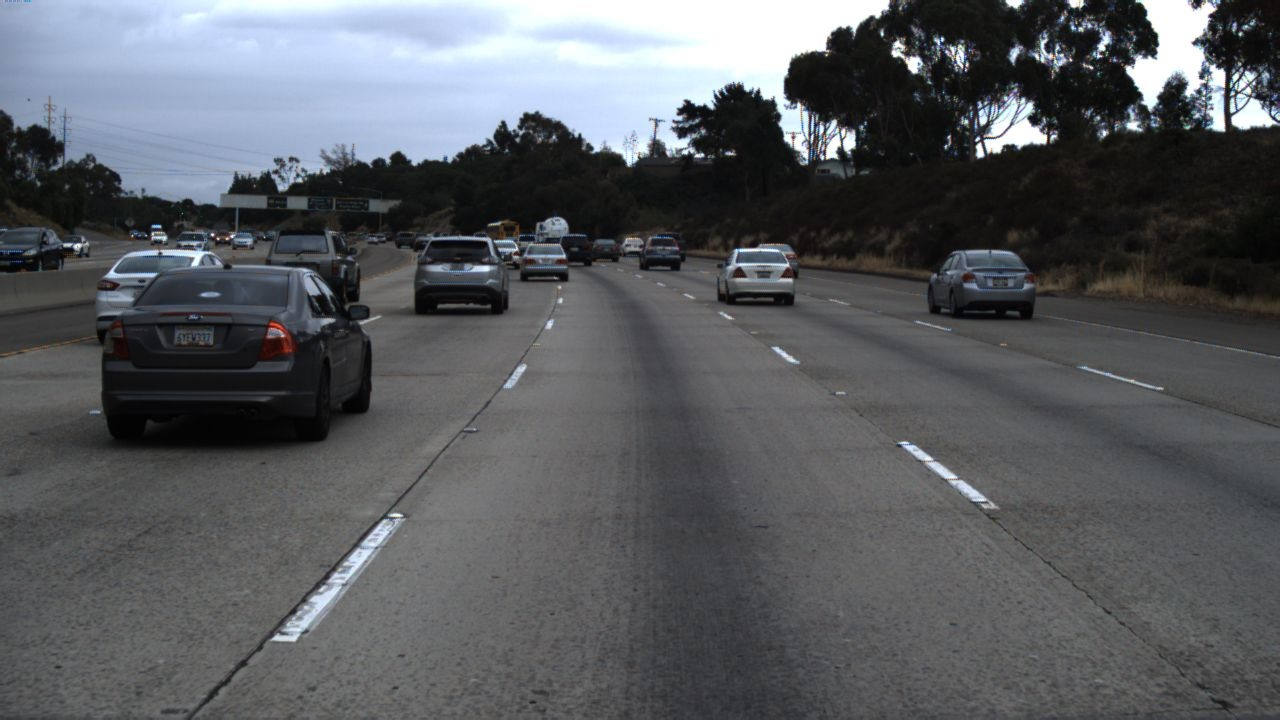
#> input picture 5left.jpg, 1280 x 720 px, found by its file name
$ python line_detection_profit2.py   (older library calls are emulated)
#> lines starting #> are read from the running program, lines starting #| are printed output that depends on the picture; after the words box and inside, x2 and y2 are one past the last pixel; in counts of white or black regions, pixels touching at a corner belong together
import numpy as np
import cv2 as cv


import dataset
from shapesimilarity import shape_similarity
import difflib

# 进行透视变换
# [6 lines left out: function warpImage, not called in this run]


# 灰度图转换
def grayscale(image):
    return cv.cvtColor(image, cv.COLOR_RGB2GRAY)

# Canny边缘检测 双阈值
def canny(image, low_threshold, high_threshold):
    return cv.Canny(image, low_threshold, high_threshold)

# 高斯滤波
def gaussian_blur(image, kernel_size):
    return cv.GaussianBlur(image, (kernel_size, kernel_size), 0)

# 生成感兴趣区域即Mask掩模
def region_of_interest(image, vertices):

    mask = np.zeros_like(image)  # 生成图像大小一致的zeros矩

    # 填充顶点vertices中间区域
    if len(image.shape) > 2:
        channel_count = image.shape[2]
        ignore_mask_color = (255,) * channel_count
    else:
        ignore_mask_color = 255

    # 填充函数
    cv.fillPoly(mask, vertices, ignore_mask_color)
    masked_image = cv.bitwise_and(image, mask)#与运算 在感兴趣区域mask保留image图片的信息
    # cv.imshow("mask", mask)
    return masked_image

# 霍夫变换检测直线
def hough_lines(img, rho, theta, threshold, min_line_len, max_line_gap):

    # rho：线段以像素为单位的距离精度
    # theta : 像素以弧度为单位的角度精度(np.pi/180较为合适)
    # threshold : 霍夫平面累加的阈值
    # minLineLength : 线段最小长度(像素级)
    # maxLineGap : 最大允许断裂长度
    lines = cv.HoughLinesP(img, rho, theta, threshold, np.array([]), minLineLength=min_line_len, maxLineGap=max_line_gap)
    return lines

# 画霍夫变换直线
# [77 lines left out: functions draw_houghline, draw_lines, not called in this run]

# hough变换后的车道线拟合（曲线）

# def fit_poly(img, lines, h_samples, lanes, midx = 640 , slope_min = 0, slope_max = 12):
#     # slope_min = 0  # 斜率低阈值 .35
#     # slope_max = 30  # 斜率高阈值 .85
#     # middle_x =  # 图像中线x坐标
#     # max_y = image.shape[0]  # 最大y坐标
#
#     leftx = []
#     lefty = []
#     rightx = []
#     righty = []
#
#     for line in lines:
#         for x1, y1, x2, y2 in line:
#             fit = np.polyfit((x1, x2), (y1, y2), 1)    # 拟合成直线 一阶
#             slope = fit[0]  # 斜率
#
#             if slope_min < np.absolute(slope) <= slope_max:
#
#                 # 将斜率大于0且线段X坐标在图像中线右边的点存为右边车道线
#                 if slope > 0 and x1 > midx and x2 > midx:
#                     righty.append(y1)
#                     righty.append(y2)
#                     rightx.append(x1)
#                     rightx.append(x2)
#                 # 将斜率小于0且线段X坐标在图像中线左边的点存为左边车道线
#                 elif slope < 0 and x1 < midx and x2 < midx:
#                     lefty.append(y1)
#                     lefty.append(y2)
#                     leftx.append(x1)
#                     leftx.append(x2)
#
#     # 用np.polyfit()拟合一个二阶多项式
#     # left_fit = np.polyfit(lefty, leftx, 2)
#     # right_fit = np.polyfit(righty, rightx, 2)
#     left_fit = np.polyfit(lefty, leftx, 3)
#     right_fit = np.polyfit(righty, rightx, 3)
#
#     # 为绘图生成x和y值
#     ploty = np.linspace(int(4 * img.shape[0] / 10), img.shape[0] - 1, int(img.shape[0] / 10))
#     ploty = (ploty).astype(np.int)
#     # 使用ploty, left_fit和right_fit计算两个多项式
#     # left_fitx = left_fit[0] * ploty ** 2 + left_fit[1] * ploty + left_fit[2]
#     # right_fitx = right_fit[0] * ploty ** 2 + right_fit[1] * ploty + right_fit[2]
#     left_fitx = left_fit[0] * ploty ** 3 + left_fit[1] * ploty ** 2 + left_fit[2] * ploty + left_fit[3]
#     right_fitx = right_fit[0] * ploty ** 3 + right_fit[1] * ploty ** 2 + right_fit[2] * ploty + right_fit[3]
#
#     draw(img, (left_fitx).astype(np.int), ploty, color=[0, 0, 200], thickness=10)
#     draw(img, (right_fitx).astype(np.int), ploty, color=[0, 0, 200], thickness=10)


# hough变换后的车道线拟合（曲线）
def fit_poly(img, lines, h_samples, lanes, midx=640, slope_min=0, slope_max=12):
    # 斜率低阈值 .35
    # 斜率高阈值 .85
    # middle_x =  # 图像中线x坐标
    # max_y = image.shape[0]  # 最大y坐标

    leftx = []
    lefty = []
    rightx = []
    righty = []

    for line in lines:
        for x1, y1, x2, y2 in line:
            fit = np.polyfit((x1, x2), (y1, y2), 1)    # 拟合成直线 一阶
            slope = fit[0]  # 斜率

            if slope_min < np.absolute(slope) <= slope_max:

                # 将斜率大于0且线段X坐标在图像中线右边的点存为右边车道线
                if slope > 0 and x1 > midx and x2 > midx:
                    righty.append(y1)
                    righty.append(y2)
                    rightx.append(x1)
                    rightx.append(x2)
                # 将斜率小于0且线段X坐标在图像中线左边的点存为左边车道线
                elif slope < 0 and x1 < midx and x2 < midx:
                    lefty.append(y1)
                    lefty.append(y2)
                    leftx.append(x1)
                    leftx.append(x2)

    # 用np.polyfit()拟合一个二阶多项式
    # left_fit = np.polyfit(lefty, leftx, 1)
    # right_fit = np.polyfit(righty, rightx, 1)
    left_fit = np.polyfit(lefty, leftx, 2)
    right_fit = np.polyfit(righty, rightx, 2)
    # [13 lines of commented-out code are left out]

    X = []
    Y = []
    for lane in lanes:
        for i in range(len(lane)):
            if lane[i] > 0:
                X.append(lane[i])
                Y.append(h_samples[i])


        # X_leftfit = np.poly1d([left_fit[0], left_fit[1]])
        X_leftfit = np.poly1d([left_fit[0], left_fit[1], left_fit[2]])
        # X_leftfit = np.poly1d([left_fit[0], left_fit[1], left_fit[2], left_fit[3]])  # 三阶
        X_left = X_leftfit(Y)
        draw(img, (X_left).astype(np.int), Y, color=[255, 0, 0], thickness=10)  # 画测试的左车道线
        R2(X_left, X)  # 计算拟合度

        # X_rightfit = np.poly1d([right_fit[0], right_fit[1]])
        X_rightfit = np.poly1d([right_fit[0], right_fit[1], right_fit[2]])
        # X_rightfit = np.poly1d([right_fit[0], right_fit[1], right_fit[2], right_fit[3]])  # 三阶
        X_right = X_rightfit(Y)
        draw(img, (X_right).astype(np.int), Y, color=[255, 0, ], thickness=10)
        R2(X_right, X)

        X = []
        Y = []


    # return left_fitx, right_fitx, ploty, left_fit, right_fit

# 原图像与车道线图像按照a:b比例融合
def weighted_img(initial_img, img, a=0.8, b=1.0, c=0.):
    return cv.addWeighted(initial_img, a, img, b, c)

# 两个一维数组画线
def draw(image, X, Y, color=[0,0,255], thickness=2):
    # X = [567, 532, 496, 461, 425, 390, 355, 319, 284, 248, 213, 177, 142, 106, 71, 35]
    # Y = [270, 280, 290, 300, 310, 320, 330, 340, 350, 360, 370, 380, 390, 400, 410, 420]
    # a = len(X)
    X = X[::-1]
    Y = Y[::-1]

    for i in range(len(X)-5):
        # print(i)
        cv.line(image, (X[i], Y[i]), (X[i+1], Y[i+1]), color, thickness)
    # cv.line(image, (X, Y), color, thickness)

# 画出测试标签里的车道线
def draw_correctline(image, lanes, h_samples):

    # [5 lines of commented-out code are left out]

    X = []
    Y = []
    for lane in lanes:
        for i in range(len(lane)):
            if lane[i] > 0:
                X.append(lane[i])
                Y.append(h_samples[i])
        draw(image, X, Y)
        X = []
        Y = []

# 指标 线（两点）:标签、实验
# 指标1 曲线拟合程度
# [71 lines left out: functions value_similarity, eucliDist, not called in this run]

def R2(X_test, X):
    # X为真实值 X_test测试值（真实条件下的）
    # 计算俩车道线与左右车道标签的距离
    # print("欧式距离:", np.sqrt(sum(np.power((X - X_test), 2))))
    # 处理检测出的车道线信息
    ## 利用范数实现拟合程度的回归评价指标 X_real测试值 X真实值
    ## MSE--相当于y-y_hat的二阶范数的平方/n
    MSE = np.linalg.norm(X - X_test, ord=2) ** 2 / len(X)
    print("MSE:", MSE)
    ## RMSE--相当于y-y_hat的二阶范数/根号n
    RMSE = np.linalg.norm(X - X_test, ord=2) / len(X) ** 0.5
    print("RMSE:", RMSE)
    ## MAE--相当于y-y_hat的一阶范数/n
    MAE = np.linalg.norm(X - X_test, ord=1) / len(X)
    print("MAE:", MAE)
    R2 = 1 - MSE / np.var(X)
    print("R2:", R2)


# 3.拟合优度
# [71 lines left out: functions __sst, __ssr, goodness_of_fit, hlsLSelect, labBSelect, not called in this run]


def process_image(image):
    # [24 lines of commented-out code are left out]
    gray = grayscale(image)
    # cv.imshow('gray', gray)

    # # # 设置高斯噪声
    # # noise = np.random.normal(10, 10, gray.shape)
    # # noisy = gray + noise
    # # noisy = noisy/255
    # # cv.imshow('image1', noisy)
    #
    # # 2.高斯滤波
    # # 设置参数
    # kernel_size = 5  # 高斯滤波器大小size
    # blur_gray = gaussian_blur(gray, kernel_size)
    # # cv.imshow('blur_gray', blur_gray)

    # 3.Canny边缘检测 双阈值技术
    canny_low_threshold = 75  # canny边缘检测低阈值
    canny_high_threshold = canny_low_threshold * 3  # canny边缘检测高阈值
    edge_image = canny(gray, canny_low_threshold, canny_high_threshold)
    cv.imshow('edge_image', edge_image)
    # ret, img = cv.threshold(gray, 190, 255, cv.THRESH_BINARY)  # 单阈值二值化
    # cv.imshow("img", img)

    # # 4.生成Mask掩模
    # 掩膜范围设置
    # vertices = np.array([[(0, image.shape[0]), (0, 5 * image.shape[0] / 12), (image.shape[1], 5 * image.shape[0] / 12), (image.shape[1], image.shape[0])]], dtype=np.int32)
    vertices = np.array([[(1 * image.shape[1] / 20, image.shape[0]), (8 * image.shape[1] / 20, 7 * image.shape[0] / 18),
                (12 * image.shape[1] / 20, 7 * image.shape[0] / 18), (image.shape[1], 15 * image.shape[0] / 17), (image.shape[1], image.shape[0])]], dtype=np.int32)
    # vertices = np.array([[(1 * image.shape[1] / 20, image.shape[0]), (1 * image.shape[1] / 20, 7 * image.shape[0] / 18),
    #             (19 * image.shape[1] / 20, 7 * image.shape[0] / 18),  (19 * image.shape[1] / 20, image.shape[0])]], dtype=np.int32)
    masked_edges = region_of_interest(edge_image, vertices)
    cv.imshow("masked_edges", masked_edges)

    # 5.基于霍夫变换的直线检测
    rho = 1  # 霍夫像素单位
    theta = np.pi / 180  # 霍夫角度移动步长
    hof_threshold = 25  # 霍夫平面累加阈值threshold
    min_line_len = 5  # 线段最小长度
    max_line_gap = 50  # 最大允许断裂长度

    lines = hough_lines(masked_edges, rho, theta, hof_threshold, min_line_len, max_line_gap)
    line_image = np.zeros_like(image)  # 保持车道线信息

    # # 测试
    # 参数设置
    midx = int(7 * image.shape[1] / 13)  # 画中线(参考线)的标准参数
    slope_min = 0.5  # houghlines 低斜率阈值
    slope_max = 20  # houghlines 高斜率阈值

    # draw_houghline(image, lines, slope_min, slope_max)  # 二值图中的ROI上，画满足条件的HOUGH变换的直线
    # cv.line(image, (midx, int(image.shape[0])), (midx, 0), color=[0, 255, 0], thickness=1)  # 画分界线

    draw_correctline(image, dataset.lanes, dataset.h_samples)  # 标签车道线
    # cv.imshow('test_image', image)
    # fit_poly(perspective_image, lines, midx)  # 在透视变换的图中画车道线 用于观察拟合效果
    # cv.imshow("perspective_image", perspective_image)

    # 6.绘制车道线线段
    # Curve = draw_lines(line_image, lines, midx, slope_min, slope_max, thickness=10)
    fit_poly(line_image, lines, dataset.h_samples, dataset.lanes, midx, slope_min, slope_max)  # 只画车道线 用于透视逆变换 图像融合
    # cv.imshow('line_image', line_image)

    # 7.图像融合
    alpha = 0.8   # 原图像权重
    beta = 1.     # 车道线图像权重
    gamma = 0.

    # test, M, Minv = warpImage(line_image, dst, src)
    # lines_edges = weighted_img(image, test, alpha, beta, gamma)  # dst = alpha * image + beta * line_image + gamma
    lines_edges = weighted_img(image, line_image, alpha, beta, gamma)  # dst = alpha * image + beta * line_image + gamma

    cv.imshow('lines_edges', lines_edges)  # 融合后结果图
    # cv.imshow("image_result", image)
    # 8.评价指标:拟合程度 R方（归一化）
    # eucliDist(Curve, dataset.lanes, dataset.h_samples)


if __name__ == '__main__':
    # 图片的车道线检测
    # image = cv.imread('1.jpg')
    image = cv.imread('D:/Pycharm/coding/Dataset/5left.jpg')
#> image is the input picture: shape (720, 1280, 3); mean B, G, R 95.7, 91.7, 89

    # 主程序
    process_image(image)
#> in canny, `return cv.Canny(image, low_threshold, high_threshold)`:
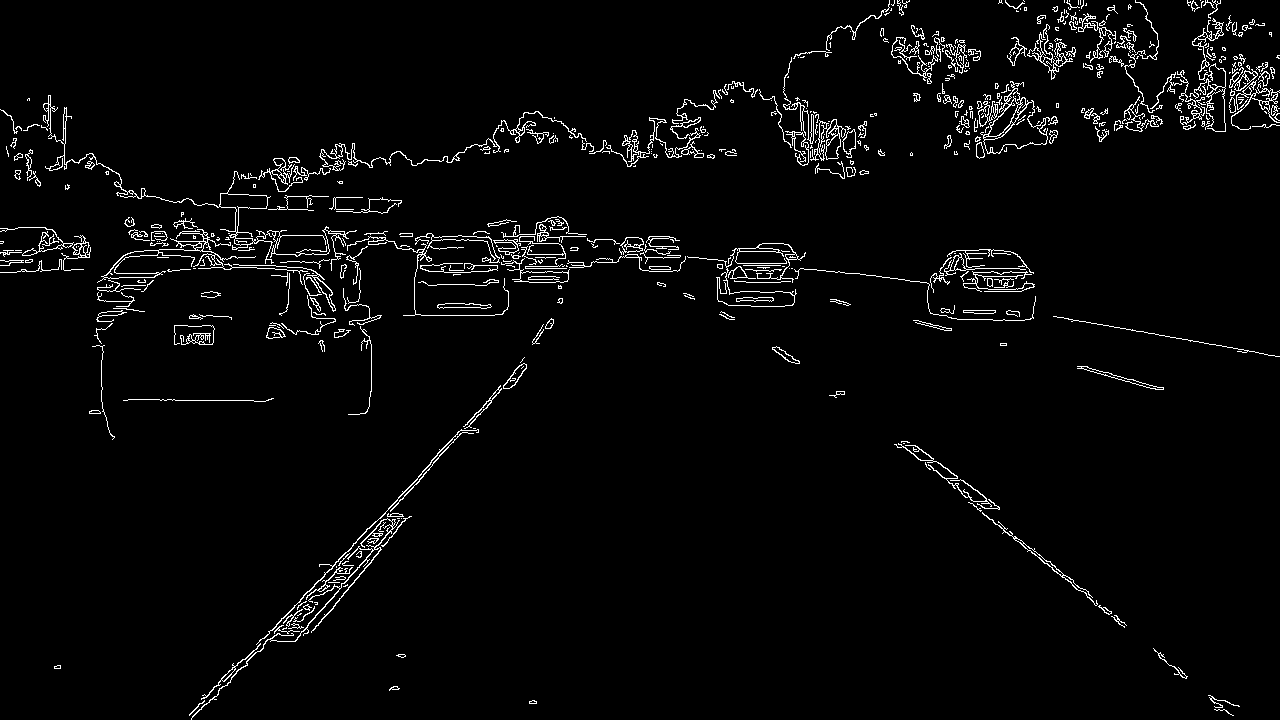
#> returned value: shape (720, 1280); 3% white in thin lines or dots
#> in region_of_interest, `cv.fillPoly(mask, vertices, ignore_mask_color)`:
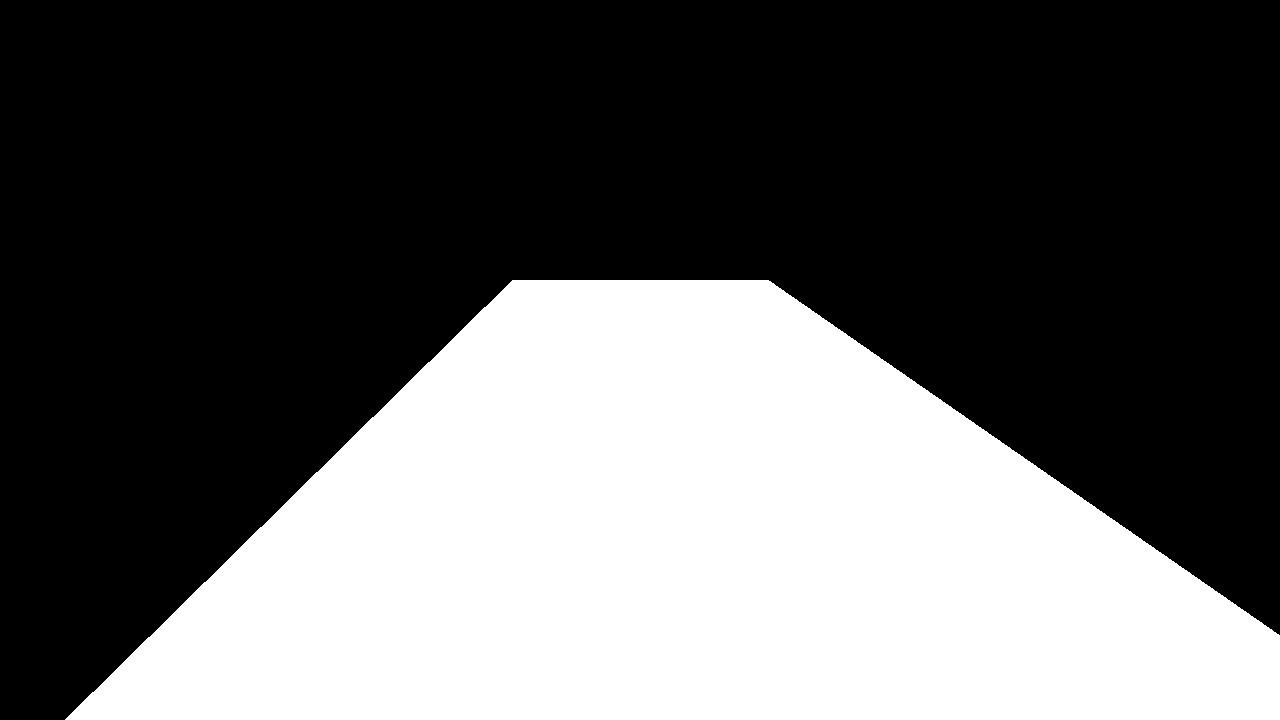
#> mask: shape (720, 1280); 37.5% white; 1 white region, box (x1, y1, x2, y2) and area: (65, 280, 1280, 720) 345384
#> in region_of_interest, `masked_image = cv.bitwise_and(image, mask)#与运算 在感兴趣区域mask保留image图片的信息`:
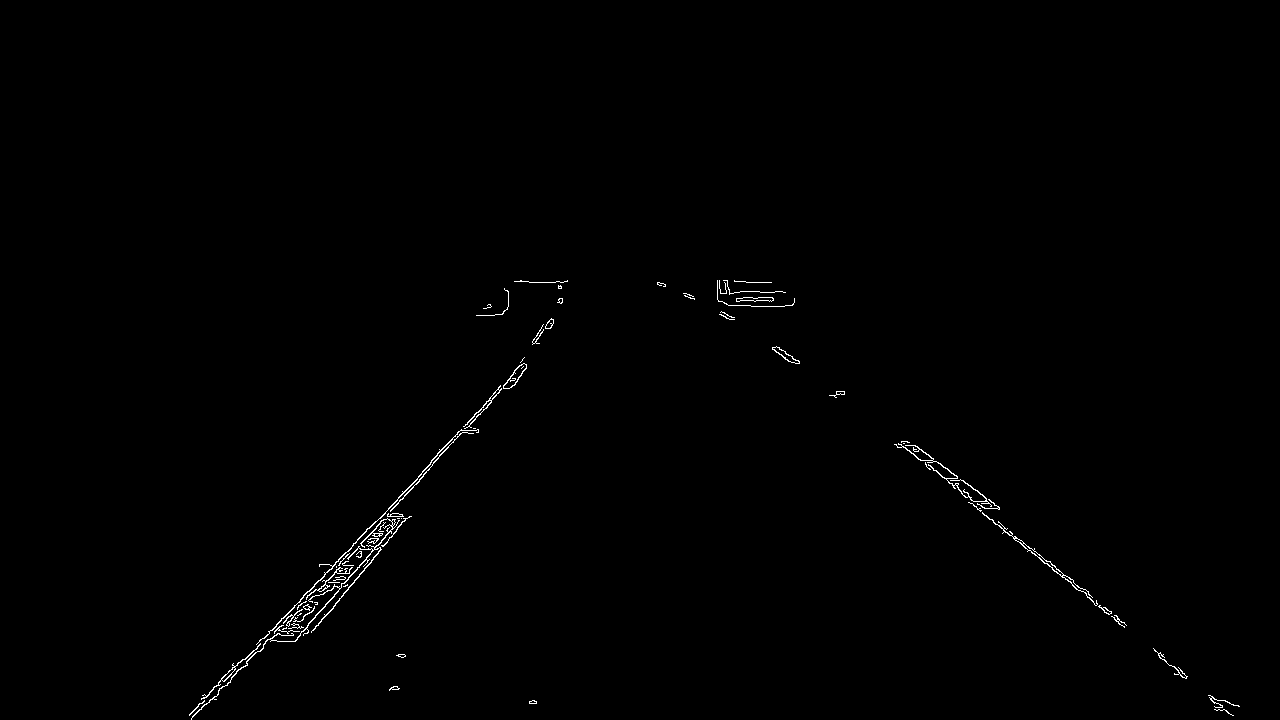
#> masked_image: shape (720, 1280); 0.47% white in thin lines or dots, all inside (x1, y1, x2, y2) = (189, 280, 1240, 720)
#> in hough_lines, `lines = cv.HoughLinesP(img, rho, theta, threshold, np.array([]), minLi..`: lines = 58 rows, first 6: [189, 714, 526, 365], [191, 718, 396, 513], [901, 444, 1218, 700], [898, 444, 1233, 715], [318, 625, 405, 518], [293, 641, 402, 516]
#> the loop in fit_poly, `for line in lines:` made 58 passes
#> line on passes 1 to 12: [[189, 714, 526, 365]], [[191, 718, 396, 513]], [[901, 444, 1218, 700]], [[898, 444, 1233, 715]], [[318, 625, 405, 518]], [[293, 641, 402, 516]], [[265, 641, 393, 513]], [[189, 715, 526, 366]], [[226, 679, 522, 373]], [[922, 460, 1219, 700]], [[909, 442, 999, 507]], [[273, 640, 399, 514]]
#> after the loop in fit_poly, `for line in lines:`: leftx = 60 values, max 562 at index 45, min 189 at index 0, mean 372.3; lefty = 60 values, max 718 at index 2, min 298 at index 59, mean 535.3; rightx = 34 values, max 1233 at index 3, min 721 at index 28, mean 953.9; righty = 34 values, max 715 at index 3, min 311 at index 28, mean 484.5
#> in fit_poly, `left_fit = np.polyfit(lefty, leftx, 2)`: left_fit = [-0.000666, -0.213, 687]
#> in fit_poly, `right_fit = np.polyfit(righty, rightx, 2)`: right_fit = [-0.000494, 1.77, 216.4]
#> the loop in fit_poly, `for lane in lanes:` made 2 passes
#> (printed output is left out)
#> in weighted_img, `return cv.addWeighted(initial_img, a, img, b, c)`:
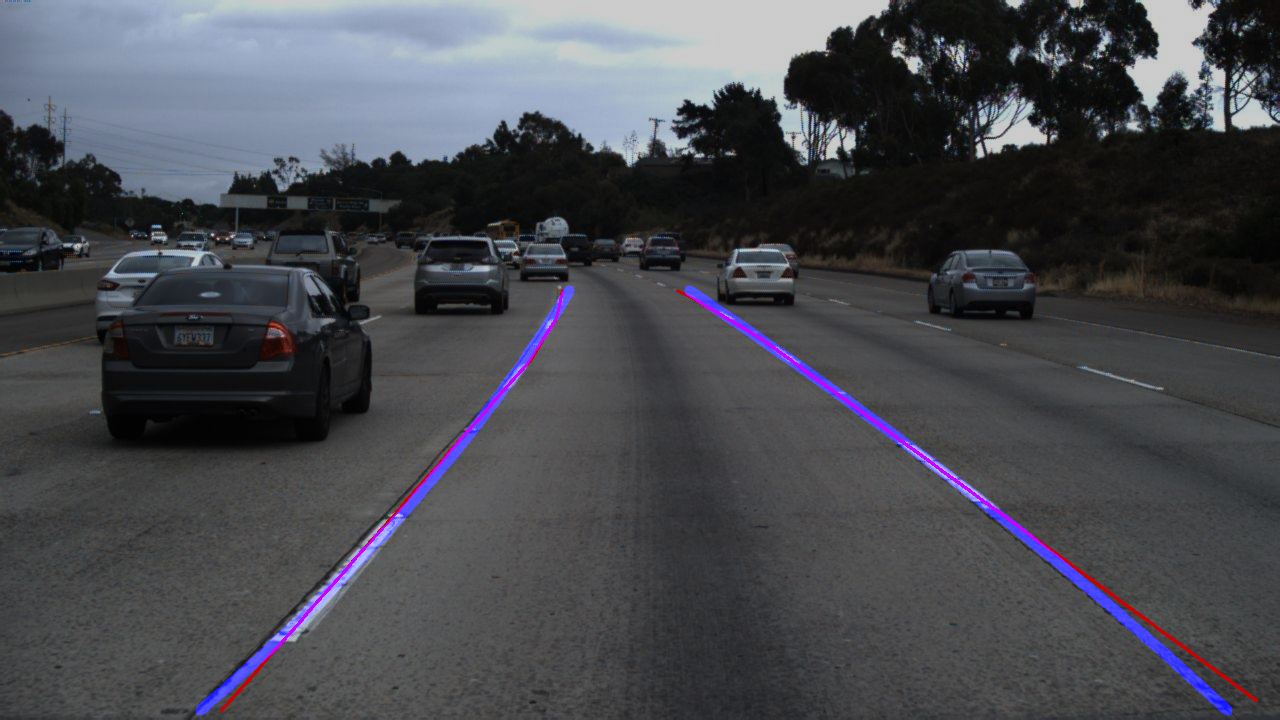
#> returned value: shape (720, 1280, 3); mean of channels 0, 1, 2 78.8, 72.9, 71.7; drawn as B, G, R
    cv.waitKey(0)

    # [7 lines of commented-out code are left out]
